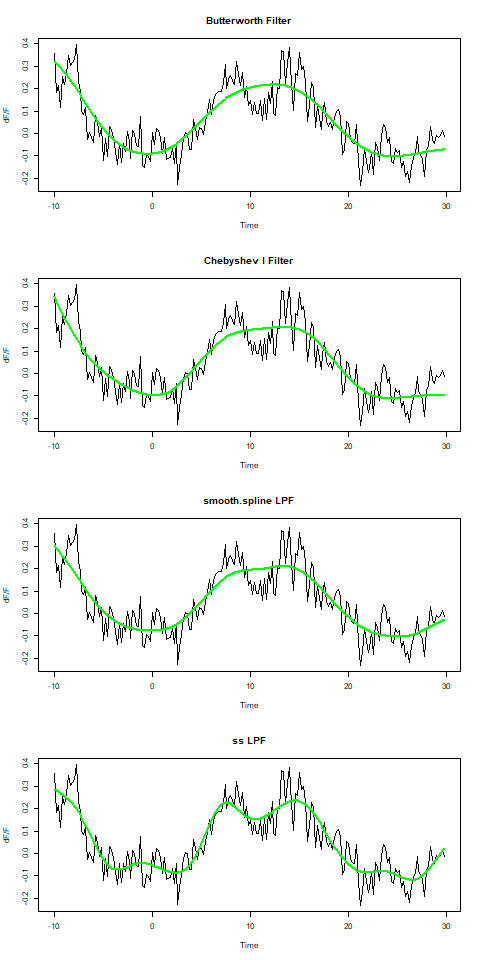

Source code (R):
## Required packages
library(data.table)
library(dplyr)
library(tidyverse)
library(gsignal)
library(boxfilter)
library(npreg)
## Open a png file
png(filename = "./plots/IR9203.31.png", width = 480, height = 960)
## make the plot
par(mfrow = c(4, 1))
## Butterworth Filter
stable <- butter(3, 1/30, "low", output = "Sos")
plot(G9203.31$time, G9203.31$dFF, type = "l", main = "Butterworth Filter", xlab = "Time", ylab = "dF/F")
z8 <- filtfilt(stable, G9203.31$dFF)
lines(G9203.31$time, z8, col = "green", lwd = 2)
# Chebyshev I Filter
stable <- cheby1(6, 0.1, 1/25, "low", output = "Sos")
plot(G9203.31$time, G9203.31$dFF, type = "l", main = "Chebyshev I Filter", xlab = "Time", ylab = "dF/F")
z8 <- filtfilt(stable, G9203.31$dFF)
lines(G9203.31$time, z8, col = "green", lwd = 2)
# smooth.spline LPF
lowpass.spline.8 <- smooth.spline(G9203.31$time, G9203.31$dFF, spar = .8)
plot(G9203.31$time, G9203.31$dFF, type = "l", main = "smooth.spline LPF", xlab = "Time", ylab = "dF/F")
lines(predict(lowpass.spline.8, G9203.31$time), col = "green", lwd = 2)
# ss LPF
ss.8 <- ss(G9203.31$time, G9203.31$dFF, nknots = 15, m = 2)
plot(G9203.31$time, G9203.31$dFF, type = "l", main = "ss LPF", xlab = "Time", ylab = "dF/F")
lines(predict(ss.8, G9203.31$time), col = "green", lwd = 2)
dev.off()
